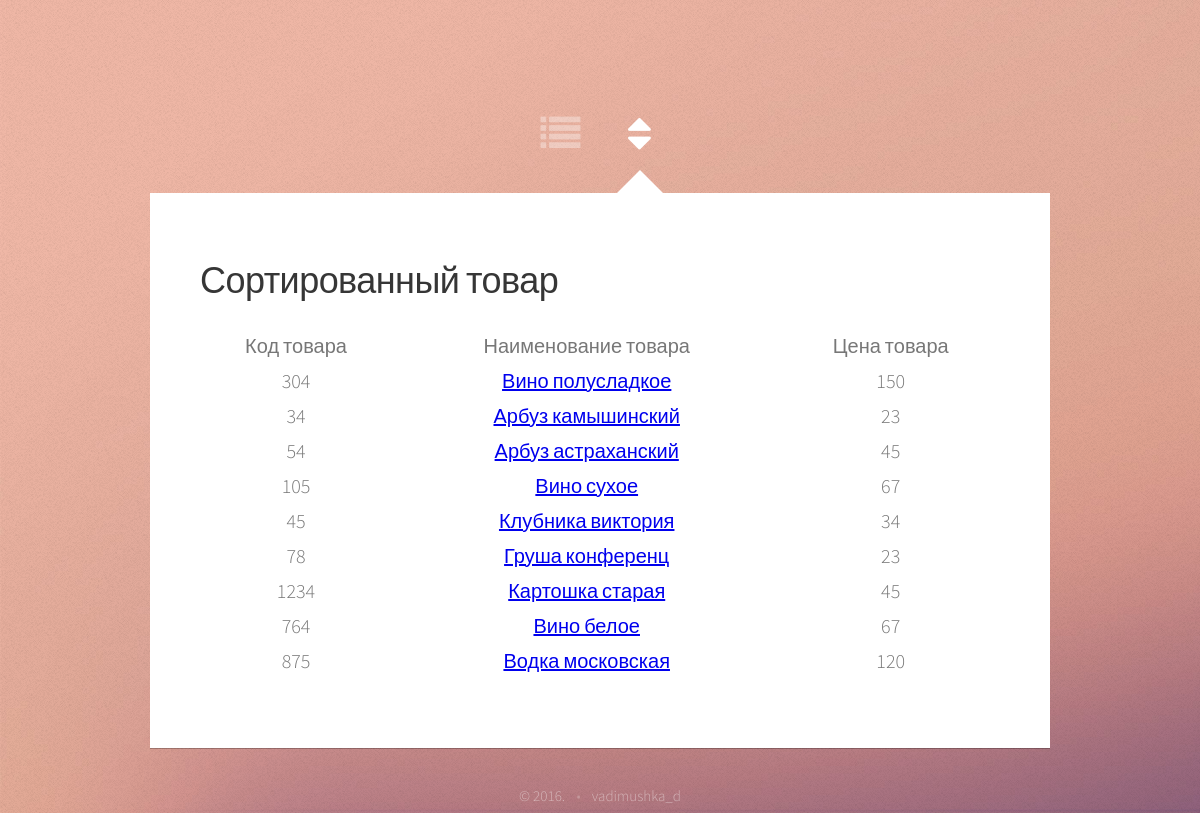
Page /sort.php on the committed database.
### tables this page shows
CREATE TABLE IF NOT EXISTS `warehouse` (
  `id` int(11) NOT NULL AUTO_INCREMENT,
  `code` int(11) NOT NULL COMMENT 'Код товара',
  `name` varchar(32) NOT NULL COMMENT 'Наименование товара',
  `price` int(11) NOT NULL COMMENT 'Цена товара',
  PRIMARY KEY (`id`)
);

### sort.php (the view, shortened to what this page needs)
<!DOCTYPE html>
<html>
<head>
    <link rel="stylesheet" href="assets/css/main.css" />
</head>
<body>
<div id="wrapper">
    <nav id="nav">
        <a href="" class="icon fa-list" onclick="history.back()"><span>Назад</span></a>
        <a href="#sort" class="icon fa-sort active"><span>Сортированное</span></a>
    </nav>
    <div id="main">
        <article id="sort" class="panel">
            <header>
                <h2>Сортированный товар</h2>
            </header>
            <?php
            include_once 'dpanel/functions.php';
            switch($order = (string) @$_GET['order']) {
                default:
                    $order = 'id';
                    $sort = 'ASC';
            }
            $sort_text = "ORDER BY `$order` $sort";
            $res = $db->prepare("SELECT `id`,`code`,`name`,`price` FROM `warehouse` $sort_text");
            $res->execute();
            if($res){ ?>
            <table>
                <tr>
                    <th>Код товара</th>
                    <th>Наименование товара</th>
                    <th>Цена товара</th>
                </tr>
                <?php
                while($row = $res->fetch(PDO::FETCH_ASSOC)){	?>
                    <tr>
                        <td class="position"><? echo $row["code"] ?></td>
                        <td class="position"><a class="href2" href="view_product.php?id=<? echo $row["id"] ?>" ><? echo $row["name"] ?></a></td>
                        <td class="position"><? echo $row["price"] ?></td>
                    </tr>
                    <?
                } ?>
            </table><?
            } else {
                echo "<p>Товаров нет!</p>";
            }
            ?>
        </article>
    </div>
    <div id="footer">
        <ul class="copyright">
            <li>&copy; 2016.</li><li>vadimushka_d</li>
        </ul>
    </div>
</div>
</body>
</html>

### assets/css/main.css (style rules this page uses)
html, body, div, span, applet, object, iframe, h1, h2, h3, h4, h5, h6, p, blockquote, pre, a, abbr, acronym, address, big, cite, code, del, dfn, em, img, ins, kbd, q, s, samp, small, strike, strong, sub, sup, tt, var, b, u, i, center, dl, dt, dd, ol, ul, li, fieldset, form, label, legend, table, caption, tbody, tfoot, thead, tr, th, td, article, aside, canvas, details, embed, figure, figcaption, footer, header, hgroup, menu, nav, output, ruby, section, summary, time, mark, audio, video { margin: 0; padding: 0; border: 0; font: inherit; vertical-align: baseline; }
article, aside, details, figcaption, figure, footer, header, hgroup, menu, nav, section { display: block; }
body { line-height: 1; }
ol, ul { list-style: none; }
table { border-collapse: collapse; border-spacing: 0; }
body { -webkit-text-size-adjust: none; }
*, *:before, *:after { -moz-box-sizing: border-box; -webkit-box-sizing: border-box; box-sizing: border-box; }
body { background: url("images/overlay.png"), url("images/bg.jpg") repeat, no-repeat; background-size: auto, 100% 100%; font-family: 'Source Sans Pro', sans-serif; font-weight: 300; color: #777777; }
strong, b, h1, h2, h3, h4, h5, h6 { font-weight: 400; color: #363636; }
table { width: 100%; }
section, article { margin-bottom: 3em; }
section > :last-child, section:last-child, article > :last-child, article:last-child { margin-bottom: 0; }
.icon { position: relative; text-decoration: none; }
.icon:before { -moz-osx-font-smoothing: grayscale; -webkit-font-smoothing: antialiased; font-family: FontAwesome, sans-serif; font-style: normal; font-weight: normal; text-transform: none !important; }
#nav a { position: relative; display: inline-block; color: #ffffff; width: 1em; height: 1em; line-height: 0.9em; }
#nav a.icon:before { padding-right: 0; }
#main { position: relative; overflow: hidden; }
.panel { position: relative; }
#footer { color: #ccc; color: rgba(255, 255, 255, 0.45); }
#footer .copyright li { display: inline-block; }
#footer .copyright li:before { display: inline; content: '\2022'; opacity: 0.5; padding: 0 0.75em 0 0.75em; }
#footer .copyright li:first-child:before { display: none; }
@media screen and (min-width: 737px) { html { min-width: 100%; min-height: 100%; } }
@media screen and (min-width: 737px) { body { width: 100%; min-width: 1000px; min-height: 100%; overflow-y: scroll; background-attachment: fixed; font-size: 14pt; line-height: 1.75em; } }
@media screen and (min-width: 737px) { h2 { font-size: 1.8em; letter-spacing: -0.015em; } }
@media screen and (min-width: 737px) { header { margin: 0 0 1.5em 0; } }
@media screen and (min-width: 737px) { #wrapper { width: 45em; margin: 0 auto; opacity: 0.00001; } }
@media screen and (min-width: 737px) { #nav { text-align: center; height: 4.25em; cursor: default; } }
@media screen and (min-width: 737px) { #nav a { font-size: 2.5em; margin: 0 0.25em 0 0.25em; opacity: 0.35; outline: 0; -moz-transition: opacity .25s ease-in-out; -webkit-transition: opacity .25s ease-in-out; -ms-transition: opacity .25s ease-in-out; transition: opacity .25s ease-in-out; } }
@media screen and (min-width: 737px) { #nav a:before { font-size: 0.8em; } }
@media screen and (min-width: 737px) { #nav a:after { content: ''; display: block; position: absolute; left: 50%; bottom: -0.75em; margin-left: -0.5em; border-bottom: solid 0 #ffffff; border-left: solid 0.5em transparent; border-right: solid 0.5em transparent; -moz-transition: border-bottom-width .25s ease-in-out; -webkit-transition: border-bottom-width .25s ease-in-out; -ms-transition: border-bottom-width .25s ease-in-out; transition: border-bottom-width .25s ease-in-out; } }
@media screen and (min-width: 737px) { #nav a.active { opacity: 1.0; } }
@media screen and (min-width: 737px) { #nav a.active:after { border-bottom-width: 0.5em; } }
@media screen and (min-width: 737px) { #main { width: 45em; background: #ffffff; box-shadow: 0 1px 0 0 rgba(0, 0, 0, 0.25); } }
@media screen and (min-width: 737px) { .panel { padding: 3.5em 2.5em 3.5em 2.5em; position: absolute; top: 0; left: 0; width: 45em; } }
@media screen and (min-width: 737px) { #footer { text-align: center; padding: 2em 0 0 0; font-size: 0.75em; } }
.position { text-align: center; }

### rows in the picture
warehouse: code "304", name "Вино полусладкое", price "150"
warehouse: code "34", name "Арбуз камышинский", price "23"
warehouse: code "54", name "Арбуз астраханский", price "45"
warehouse: code "105", name "Вино сухое", price "67"
warehouse: code "45", name "Клубника виктория", price "34"
warehouse: code "78", name "Груша конференц", price "23"
warehouse: code "1234", name "Картошка старая", price "45"
warehouse: code "764", name "Вино белое", price "67"
warehouse: code "875", name "Водка московская", price "120"
